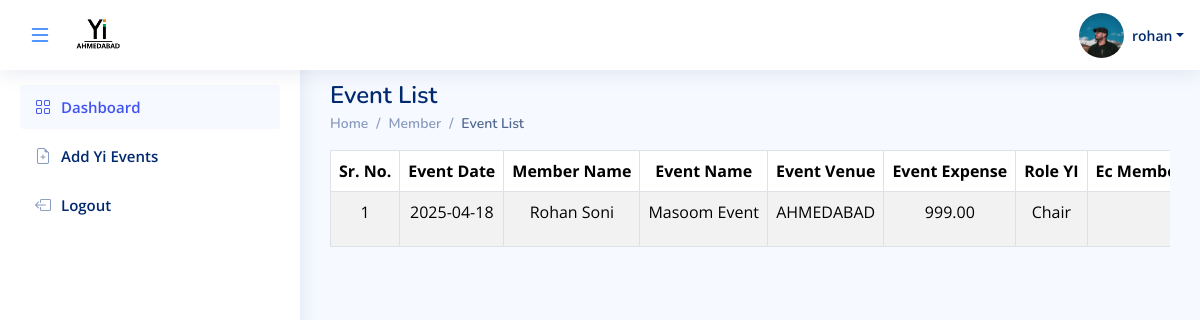
Screenshot of /member/event-list (signed in) with the database file from the repository.
### admin_app/models.py (models this page shows, shortened)
class LoginSide(AbstractUser):
    id = models.UUIDField(
        primary_key=True, default=uuid.uuid4, editable=False, db_index=True
    )
    login_role = models.ManyToManyField(Login_Role, verbose_name="LoginRole")
    first_name = models.CharField(max_length=200, null=True, verbose_name="FirstName")
    last_name = models.CharField(max_length=200)
    email = models.EmailField(max_length=200, unique=True, validators=[validate_email])
    photo = models.ImageField(upload_to="user_photo/", null=True, blank=True, validators = [FileExtensionValidator(allowed_extensions=["jpeg", "jpg", "png"])])
    yi_role = models.CharField(max_length=200, null=True)
    phone_number = models.CharField(
        max_length=10,  # This will accommodate international numbers
        default="0",
        validators=[
            RegexValidator(
                regex=r"^(\+91[\-\s]?)?[0]?(91)?[789]\d{9}$",  # This is the regex for validating the phone number
                message="Enter a valid phone number.",
                code="invalid phone",
            ),
        ],
    )
    Company_Name = models.CharField(max_length=200,blank=True, null=True)
    Company_Designation = models.CharField(max_length=200,blank=True, null=True)
    IG_Link = models.URLField(max_length=200,blank=True, null=True)
    Linkedin_Link = models.URLField(max_length=200,blank=True, null=True)
    DOB = models.CharField(max_length=200,blank=True, null=True)
    Company_Address = models.CharField(max_length=200,blank=True, null=True)

### manager_app/models.py (models this page shows)
class Event_Data(models.Model):
    user = models.ForeignKey(LoginSide, on_delete=models.SET_NULL, null=True,db_index=True)
    your_name = models.CharField(max_length=50)
    event_name = models.CharField(max_length=200,blank=True)
    event_venue = models.TextField(blank=True)
    event_expense = models.BigIntegerField(blank=True,null=True,default=0)
    date = models.CharField(max_length=200)
    role_yi = models.CharField(max_length=200)
    project_vertical = models.CharField(max_length=200)
    project_stakeholder = models.CharField(max_length=200)
    yi_pillar = models.CharField(max_length=200)
    social_link = models.URLField(max_length=300)
    which_SIG = models.CharField(max_length=200,blank=True,null=True)
    event_member = models.CharField(max_length=1000,blank=True,null=True)
    total_impact = models.BigIntegerField(blank=True,default=1)
    select_ec_member = models.CharField(max_length=50,blank=True,null=True)
    school = models.CharField(max_length=200,blank=True,null=True)
    collage = models.CharField(max_length=200,blank=True,null=True)
    associate_partner = models.CharField(max_length=200,null=True,blank=True)
    event_description =  models.TextField(max_length=700,null=True,blank=True)

### manager_app/views.py (the view)
# urls.py: path('event-list',event_list,name='event-list'),
@login_required(login_url='index')
def event_list(request):
    user = request.user
    all_event = Event_Data.objects.filter(user=user)
    context = {
        'user': user,
        'k1': all_event
    }
    return render(request, 'member/event_list.html', context)

### manager_app/templates/member/event_list.html (shortened to what this page needs)
{% load static %}
<!DOCTYPE html>
<html lang="en">
<head>
    <link href="{% static 'assets/vendor/bootstrap/css/bootstrap.min.css' %}" rel="stylesheet">
    <link href="{% static 'assets/vendor/bootstrap-icons/bootstrap-icons.css' %}" rel="stylesheet">
    <link href="{% static 'css/manager_dashboard.css' %}" rel="stylesheet">
    <link href="{% static 'assets/css/style.css' %}" rel="stylesheet">
    <link href="{% static 'assets/css/footer.css' %}" rel="stylesheet">
    <link href="{% static 'css/inputfiled.css' %}" rel="stylesheet">
</head>
<body>
    {% include 'components/header.html' %}
    {% include 'components/side_navbar.html' %}
    <main id="main" class="main">
        <br>
        <div class="pagetitle">
            <h1>Event List</h1></div>
            <nav>
                <ol class="breadcrumb">
                    <li class="breadcrumb-item"><a href="{% url 'manager-dashboard' %}">Home</a></li>
                    <li class="breadcrumb-item">Member</li>
                    <li class="breadcrumb-item active">Event List</li>
                </ol>
            </nav>
        <div class="table-responsive">
            <table class="table table-striped table-bordered" width="100%">
                <thead>
                    <tr class="text-nowrap text-center">
                        <th>Sr. No.</th>
                        <th>Event Date</th>
                        <th>Member Name</th>
                        <th>Event Name</th>
                        <th>Event Venue</th>
                        <th>Event Expense</th>
                        <th>Role YI</th>
                        <th>Ec Members Name</th>
                    </tr>
                </thead>
                <tbody>
                    {% if k1 %}
                        {% for i in k1 %}
                            <tr class="text-nowrap text-center">
                                <td>{{ forloop.counter }}</td>
                                <td>{{ i.date }}</td>
                                <td>{{ i.your_name }}</td>
                                <td>{{ i.event_name }}</td>
                                <td>{{ i.event_venue }}</td>
                                <td>{{ i.event_expense|floatformat:2 }}</td>
                                <td>{{ i.role_yi }}</td>
                                <td>{{ i.event_handle }}<br></td>
                            </tr>
                        {% endfor %}
                    {% else %}
                        <tr>
                            <td colspan="17" class="text-center">No events available</td>
                        </tr>
                    {% endif %}
                </tbody>
            </table>
        </div>
    </main>
</body>
</html>

### manager_app/templates/components/header.html (shortened to what this page needs)
{% load static %}
<header id="header" class="header fixed-top d-flex align-items-center">
  <div class="d-flex align-items-center">
    <button id="sidebarToggle" class="btn border-0 p-2 bg-transparent">
      <i id="sidebarIcon" class="bi bi-list fs-4 text-primary"></i>
    </button>
    {% if user.yi_role  == 'Branding' %}
    <a href="{% url 'branding_dashboard' %}" class="logo d-flex align-items-center ms-2">
      <img src="{% static 'Image/YIIMG.png' %}" alt="Logo"  height="60" width="60">
      <span class=" "></span>
    </a>
 {% else %}
 <a href="{% url 'member-dashbaord' %}" class="logo d-flex align-items-center ms-2">
  <img src="{% static 'Image/YIIMG.png' %}" alt="Logo"  height="60" width="60">
</a>
    {% endif %}
     </div>
    <nav class="header-nav ms-auto">
      <ul class="d-flex align-items-center">
        <li class="nav-item dropdown pe-3">
          <a class="nav-link nav-profile d-flex align-items-center pe-0" href="#" data-bs-toggle="dropdown">
            <img src="{% if user.photo %}{{ user.photo.url }} {% else %} {% static 'Image/img.png' %} {% endif %}" height="45px" width="45px" alt="Profile" class="rounded-circle">
            <span class="d-none d-md-block dropdown-toggle ps-2">{{ user.username }}</span>
          </a>
        </li>
      </ul>
    </nav>
  </header>

### staticfiles/css/manager_dashboard.css (style rules this page uses)
label, input, select, button { font-family: 'Cambria', sans-serif; }

### admin_app/static/assets/css/style.css (style rules this page uses)
:root { scroll-behavior: smooth; }
body { font-family: "Open Sans", sans-serif; background: #f6f9ff; color: #444444; }
a { color: #4154f1; text-decoration: none; }
h1, h2, h3, h4, h5, h6 { font-family: "Nunito", sans-serif; }
#main { margin-top: 60px; padding: 20px 30px; transition: all 0.3s; }
.pagetitle { margin-top: -23px; display: flex; justify-content: space-between; margin-bottom: 10px; }
.pagetitle h1 { font-size: 24px; margin-bottom: 0; font-weight: 600; color: #012970; }
.breadcrumb { margin-top: -7px; font-size: 14px; font-family: "Nunito", sans-serif; color: #899bbd; font-weight: 600; }
.breadcrumb a { color: #899bbd; transition: 0.3s; }
.breadcrumb .breadcrumb-item::before { color: #899bbd; }
.breadcrumb .active { color: #51678f; font-weight: 600; }
.logo { line-height: 1; height:95px; }
@media (min-width: 1200px) { .logo { width: 280px; } }
.logo img { max-height: 72px; margin-right: 20px; }
.header { transition: all 0.5s; z-index: 997; height: 70px; box-shadow: 0px 2px 20px rgba(1, 41, 112, 0.1); background-color: #fff; padding-left: 20px; }
.header-nav ul { list-style: none; }
.header-nav>ul { margin: 0; padding: 0; }
.header-nav .nav-profile { color: #012970; }
.header-nav .nav-profile img { max-height: 45px; }
.header-nav .nav-profile span { font-size: 14px; font-weight: 600; }
#main, #footer { margin-left: 300px; transition: margin-left 0.3s ease-in-out; }

### rows the page displays
LoginSide: photo (picture), username "rohan"
Event_Data: date "2025-04-18", your_name "Rohan Soni", event_name "Masoom Event", event_venue "AHMEDABAD", event_expense "999.00", role_yi "Chair"
